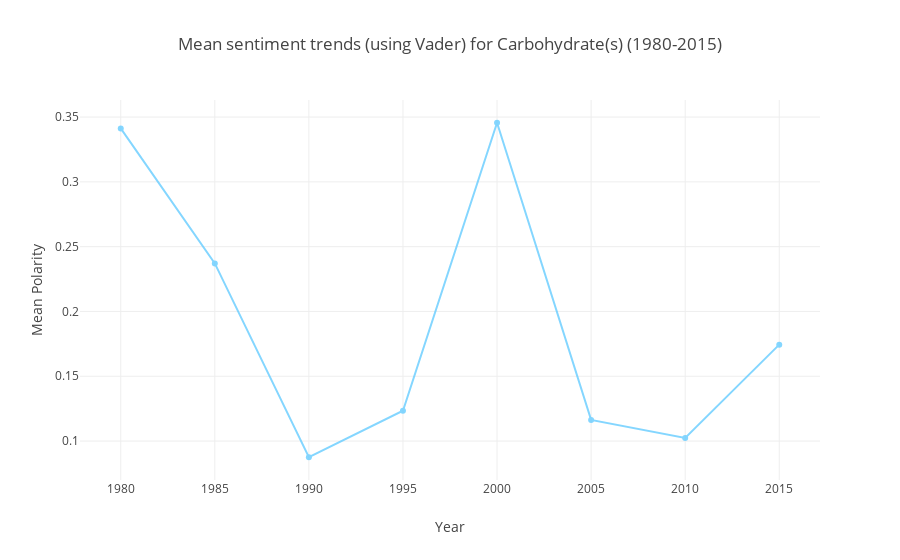

Here is the notebook cell this chart was saved with:
### Code cell
nutrient = 'Carbohydrate'

iplot(getNutrientPolarityMeanTrends(nutrientName=nutrient, package = 'Vader')) 

# Note # The Trenline below helps better identify the magnitude of the changes in the mean polarities over the years

# Takeaway(s)

# The trend that was seen for Carbohydrates from 1980 to 1995 seems to be repeating itself starting 2000.

### Figure 1 — Plotly figure (JSON) as saved in the notebook; plotly's stock layout.template omitted (floating-point values rounded to 4 significant figures)
{"data": [{"line": {"color": "#66ccff"}, "name": "Mean Polarity", "opacity": 0.8, "type": "scatter", "x": [1980, 1985, 1990, 1995, 2000, 2005, 2010, 2015], "y": [0.3412, 0.2371, 0.0875, 0.1234, 0.3456, 0.1163, 0.1023, 0.1744]}], "layout": {"title": "Mean sentiment trends (using Vader) for Carbohydrate(s) (1980-2015)", "xaxis": {"title": "Year"}, "yaxis": {"title": "Mean Polarity"}}}
